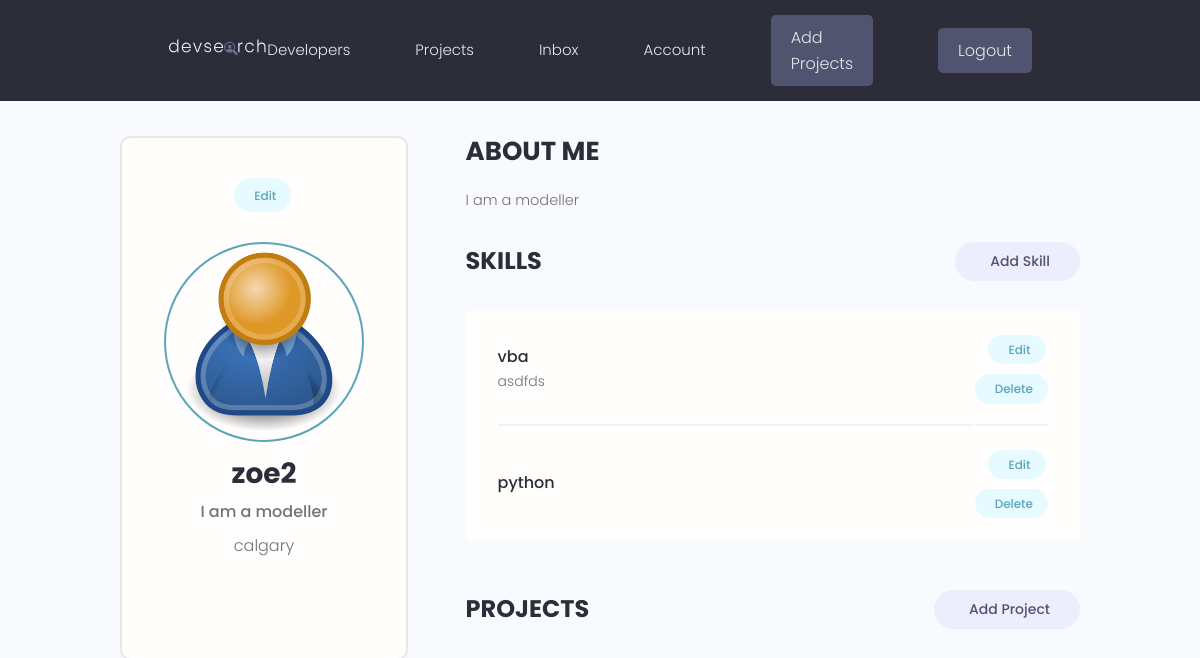
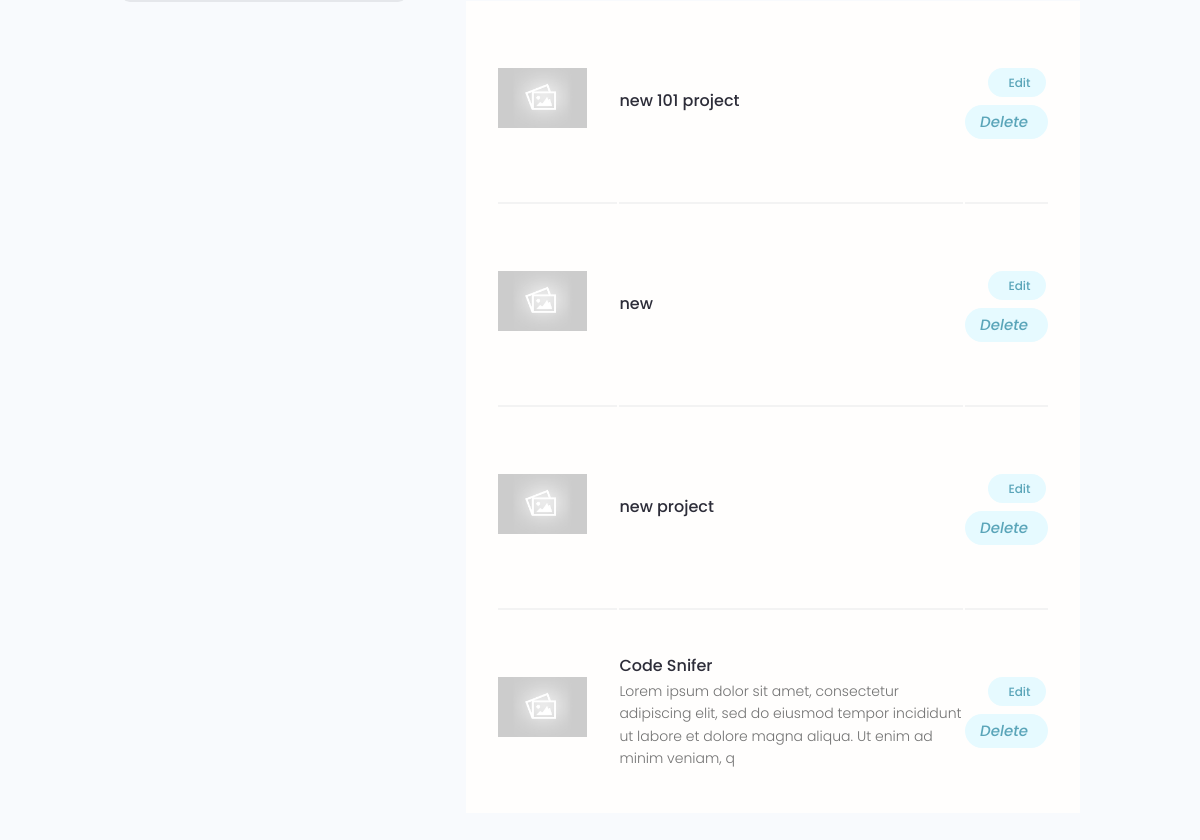
The app's page /account (signed in), older data (2 pictures, top to bottom).
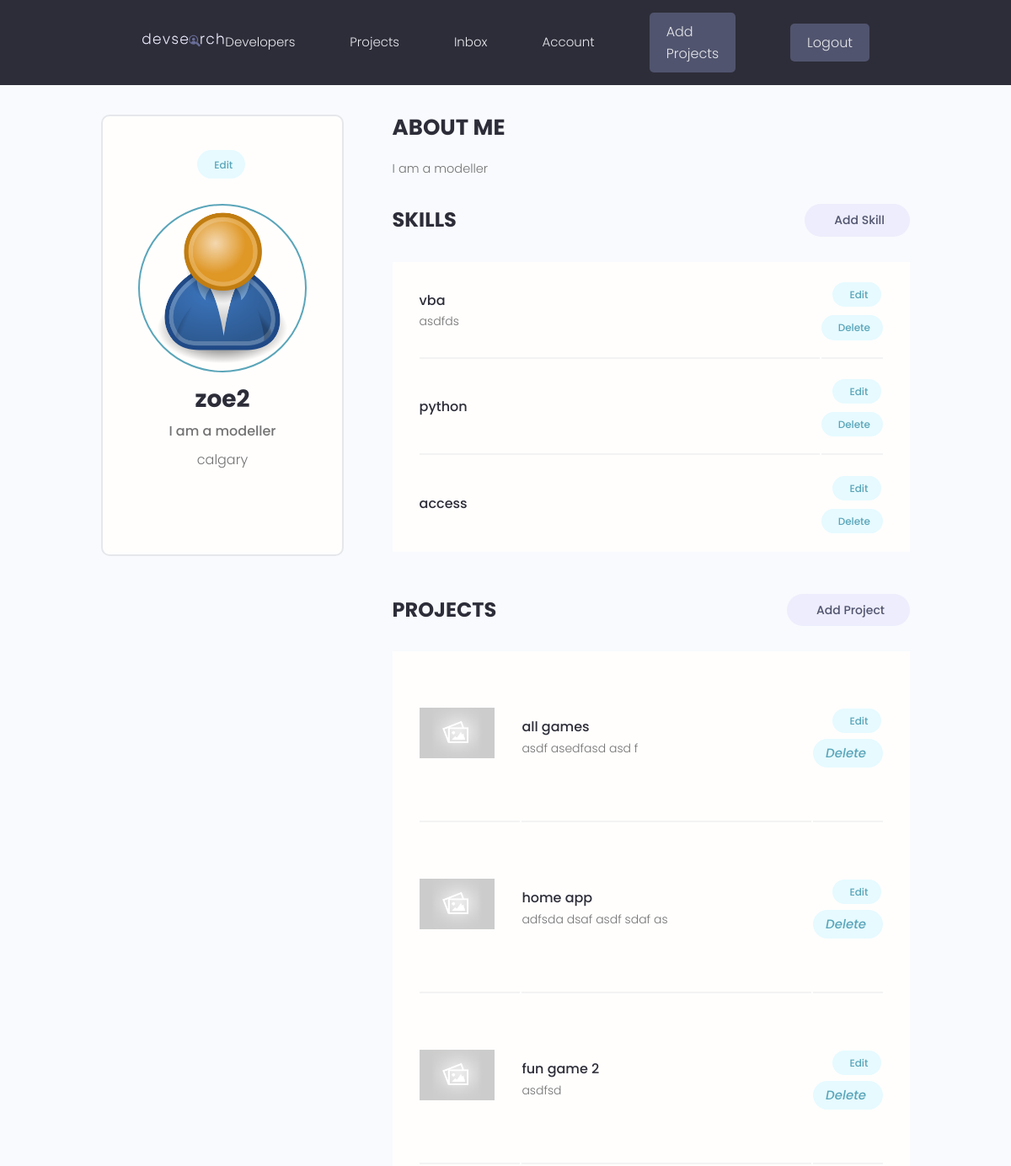
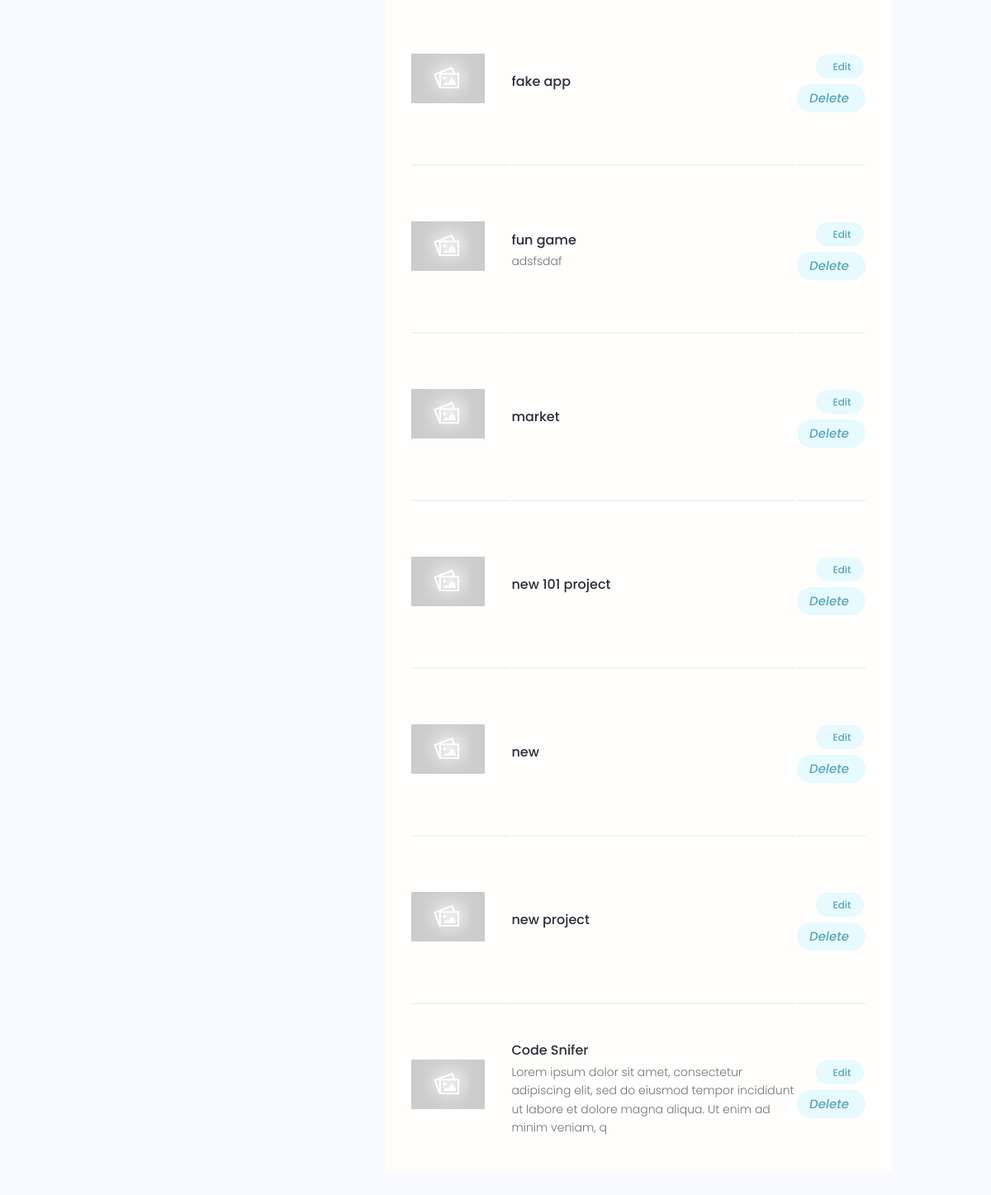
The same page, newer data (2 pictures, top to bottom).
### users/models.py (models this page shows, shortened)
class Skill(models.Model):
    owner = models.ForeignKey(
        Profile, on_delete=models.CASCADE, null=True, blank=True)
    name = models.CharField(max_length=200, blank=True, null=True)
    description = models.TextField(blank=True, null=True)
    created = models.DateTimeField(auto_now_add=True)
    id = models.UUIDField(default=uuid.uuid4, unique=True,
                          primary_key=True, editable=False)

### projects/models.py (models this page shows, shortened)
class Projects(models.Model):
    owner = models.ForeignKey(
        Profile, null=True, blank=True, on_delete=models.SET_NULL)
    title = models.CharField(max_length=200)
    description = models.TextField(null=True, blank=True)
    featured_image = models.ImageField(
        null=True, blank=True, default="default.jpg")
    demo_link = models.CharField(max_length=2000, blank=True)
    source_link = models.CharField(max_length=2000, null=True, blank=True)
    tags = models.ManyToManyField('Tag', blank=True)
    vote_total = models.IntegerField(default=0, null=True, blank=True)
    vote_ratio = models.IntegerField(default=0, null=True, blank=True)
    created = models.DateTimeField(auto_now_add=True)
    id = models.UUIDField(default=uuid.uuid4, unique=True,
                          primary_key=True, editable=False)
    class Meta:
        ordering = ['-created']  # dash makes is ascending order

### users/views.py (the view)
# urls.py: path('account', views.userAccount, name="account"),
@login_required(login_url='login')
def userAccount(request):
    profile = request.user.profile
    skills = profile.skill_set.all()
    projects = profile.projects_set.all()
    context = {'profile': profile, 'skills': skills, 'projects': projects}
    return render(request, 'users/account.html', context)

### users/templates/users/account.html (shortened to what this page needs)
{% extends 'main.html' %}
{% block content %}
  <main class="settingsPage profile my-md">
    <div class="container">
      <div class="layout">
        <div class="column column--1of3">
          <div class="card text-center">
            <div class="card__body dev">
              <a class="tag tag--pill tag--main settings__btn" href="{% url 'edit-account' %}"> Edit</a>
              <img class="avatar avatar--xl dev__avatar" src="{{profile.profile_image.url}}" />
              <h2 class="dev__name">{{profile.name}}</h2>
              <p class="dev__title">{{profile.short_intro}}</p>
              <p class="dev__location">{{profile.location}}</p>
            </div>
          </div>
        </div>
        <div class="column column--2of3">
          <div class="devInfo">
            <h3 class="devInfo__title">About Me</h3>
            <p class="devInfo__about"> {{profile.bio}}  </p>
          </div>
          <div class="settings">
            <h3 class="settings__title">Skills</h3>
            <a class="tag tag--pill tag--sub settings__btn tag--lg" href="{% url 'create-skill' %}"> Add Skill</a>
          </div>
          <table class="settings__table">
            {% for skill in skills %}
            <tr>
              <td class="settings__tableInfo">
                <h4>{{skill.name}}</h4>
                <p>
                 {{skill.description}}
                </p>
              </td>
              <td class="settings__tableActions">
                <a class="tag tag--pill tag--main settings__btn" href="{% url 'update-skill' skill.id %}"> Edit</a>
                <a class="tag tag--pill tag--main settings__btn" href="{% url 'delete-skill' skill.id %}?next=/account">
                  Delete</a>
              </td>
            </tr>
            {% endfor %}
          </table>
          <div class="settings">
            <h3 class="settings__title">Projects</h3>
            <a class="tag tag--pill tag--sub settings__btn tag--lg" href="{% url 'create-project' %}"> Add Project</a>
          </div>
          <table class="settings__table">
            {% for project in projects %}
            <tr>
              <td class="settings__thumbnail">
                <a href="{% url 'project' project.id %}"><img src="{{project.featured_image.url}}" alt="Project Thumbnail" /></a>
              </td>
              <td class="settings__tableInfo">
                <a href="{% url 'project' project.id %}">{{project.title}}</a>
                <p>
                  {{project.description|slice:"150"}}
                </p>
              </td>
              <td class="settings__tableActions">
                <a class="tag tag--pill tag--main settings__btn" href="{% url 'update-project' project.id %}"> Edit</a>
                <a class="tag tag--pill tag--main settings__btn" href="{% url 'delete-project' project.id %}?next=/account"><i class="im im-x-mark-circle-o">Delete</i></a>
              </td>
            </tr>
           {% endfor %}
          </table>
        </div>
      </div>
    </div>
  </main>
 {% endblock content %}

Row changes from the older to the newer data that the page shows:
added Skill: name "access"
added Projects: featured_image (placeholder picture), title "all games", description "asdf asedfasd asd f"
added Projects: featured_image (placeholder picture), title "home app", description "adfsda dsaf asdf sdaf as"
added Projects: featured_image (placeholder picture), title "fun game 2", description "asdfsd"
added Projects: featured_image (placeholder picture), title "fake app"
added Projects: featured_image (placeholder picture), title "fun game", description "adsfsdaf"
added Projects: featured_image (placeholder picture), title "market"
